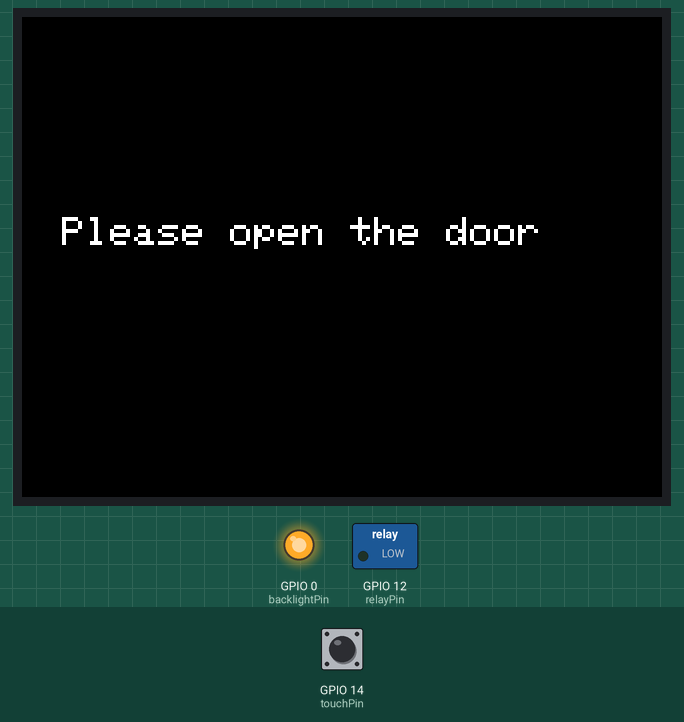
A sketch run on a simulated ESP32. On the bench: 320×240 colour display, switched loads named in the sketch (green lamp = pin HIGH), output pins drawn as LEDs (lit = HIGH). The inputs (shaded band) are chosen by the test bench; at power-on: GPIO 14 (touchPin) LOW.

Above: at 1.4 s.
1.5 s: GPIO 14 (touchPin) pulled HIGH for 0.15 s
At 2.2 s:
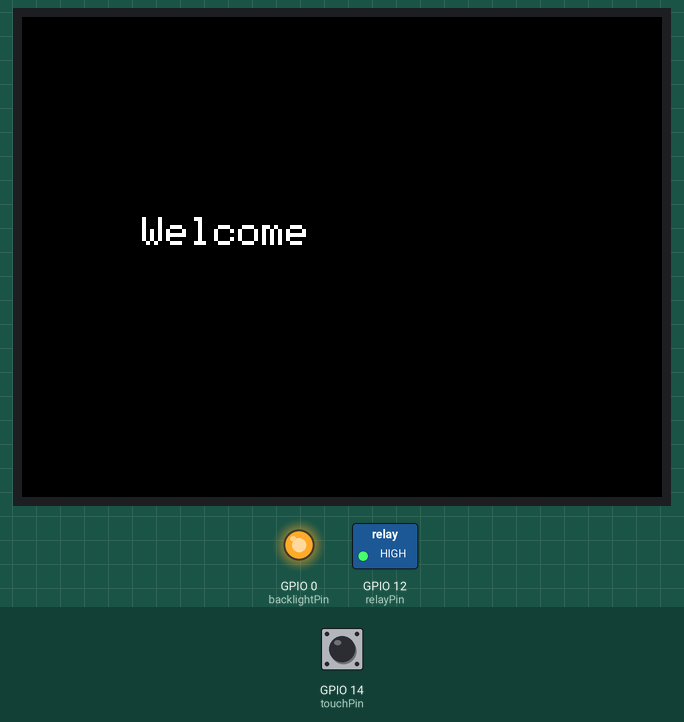
Timing chart, 0 to 13.1 s (numbered marks = the images above; inputs shaded):
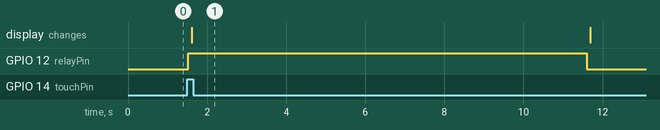

The sketch:

15._Polite_Automatic_Door.ino
```cpp
/*
  =========================================================
   Arduino + TFT Display + Touch Sensor + Relay Control
   Library Used:
     - LovyanGFX.hpp
  =========================================================

  FUNCTION:
  ---------------------------------------------------------
  - Displays message on TFT screen
  - Detects touch input
  - Activates relay (door open simulation)
  - Shows welcome message
  - Closes relay after delay

  APPLICATION:
  ---------------------------------------------------------
  Smart Door / Touch-Based Access System
*/

#include <LovyanGFX.hpp>          // TFT display control library

// ==========================
// CUSTOM LGFX DISPLAY CLASS
// ==========================
class LGFX : public lgfx::LGFX_Device {   // Inherit from display device

  lgfx::Panel_ST7789 _panel_instance;     // ST7789 display driver
  lgfx::Bus_SPI _bus_instance;            // SPI communication bus
  lgfx::Touch_FT5x06 _touch_instance;     // Touch controller

public:
  LGFX(void) {

    // ==========================
    // SPI CONFIGURATION
    // ==========================
    auto cfg = _bus_instance.config();    // Get default SPI config
    cfg.spi_host = 0;
    cfg.spi_mode = 0;
    cfg.freq_write = 80000000;            // Write frequency (80 MHz)
    cfg.freq_read = 16000000;             // Read frequency (16 MHz)
    cfg.pin_sclk = 6;
    cfg.pin_mosi = 7;
    cfg.pin_miso = -1;                    // Not used
    cfg.pin_dc = 16;
    _bus_instance.config(cfg);
    _panel_instance.setBus(&_bus_instance); // Attach SPI to panel

    // ==========================
    // DISPLAY PANEL CONFIG
    // ==========================
    auto panel_cfg = _panel_instance.config();
    panel_cfg.pin_cs = 17;
    panel_cfg.pin_rst = -1;
    panel_cfg.pin_busy = -1;
    panel_cfg.memory_width = 240;
    panel_cfg.memory_height = 320;
    panel_cfg.panel_width = 240;
    panel_cfg.panel_height = 320;
    panel_cfg.offset_x = 0;
    panel_cfg.offset_y = 0;
    panel_cfg.offset_rotation = 1;
    panel_cfg.dummy_read_pixel = 8;
    panel_cfg.dummy_read_bits = 1;
    panel_cfg.readable = false;
    panel_cfg.invert = true;
    panel_cfg.rgb_order = false;
    panel_cfg.dlen_16bit = false;
    panel_cfg.bus_shared = false;
    _panel_instance.config(panel_cfg);

    // ==========================
    // TOUCH CONFIGURATION
    // ==========================
    auto touch_cfg = _touch_instance.config();
    touch_cfg.x_min = 0;
    touch_cfg.x_max = 239;
    touch_cfg.y_min = 0;
    touch_cfg.y_max = 319;
    touch_cfg.pin_int = 25;
    touch_cfg.pin_rst = 24;
    touch_cfg.bus_shared = false;
    touch_cfg.offset_rotation = 0;
    touch_cfg.i2c_port = 0;
    touch_cfg.i2c_addr = 0x38;
    touch_cfg.pin_sda = 4;
    touch_cfg.pin_scl = 5;
    touch_cfg.freq = 400000;
    _touch_instance.config(touch_cfg);
    _panel_instance.setTouch(&_touch_instance); // Attach touch to display

    setPanel(&_panel_instance);           // Finalize display setup
  }
};

LGFX gfx;                                // Display object

// ==========================
// PIN DEFINITIONS
// ==========================
const int relayPin = 12;       // Relay control pin (door mechanism)
const int touchPin = 14;       // Touch sensor input pin
const int backlightPin = 0;    // TFT backlight control pin

void setup() {

  Serial.begin(115200);                     // Start serial communication

  // ==========================
  // DISPLAY INITIALIZATION
  // ==========================
  gfx.init();                               // Initialize display
  pinMode(backlightPin, OUTPUT);            // Set backlight pin as output
  digitalWrite(backlightPin, HIGH);         // Turn ON backlight

  // ==========================
  // PIN INITIALIZATION
  // ==========================
  pinMode(relayPin, OUTPUT);                // Set relay pin as output
  pinMode(touchPin, INPUT);                 // Set touch sensor as input
  digitalWrite(relayPin, LOW);              // Ensure relay is OFF initially

  // ==========================
  // INITIAL SCREEN MESSAGE
  // ==========================
  gfx.fillScreen(TFT_BLACK);                // Clear screen
  gfx.setTextColor(TFT_WHITE);              // Set text color
  gfx.setTextSize(2);                       // Set text size
  gfx.setCursor(20, 100);                   // Set cursor position
  gfx.print("Please open the door");        // Display message
}

void loop() {

  // ==========================
  // TOUCH DETECTION
  // ==========================
  if (digitalRead(touchPin)) {              // If touch sensor is triggered

    // --------------------------
    // DOOR OPEN (RELAY ON)
    // --------------------------
    digitalWrite(relayPin, HIGH);           // Activate relay (open door)

    gfx.fillScreen(TFT_BLACK);              // Clear screen
    gfx.setCursor(60, 100);                 // Set cursor position
    gfx.print("Welcome");                   // Display welcome message

    delay(10000);                           // Keep door open for 10 seconds

    // --------------------------
    // DOOR CLOSE (RELAY OFF)
    // --------------------------
    digitalWrite(relayPin, LOW);            // Deactivate relay (close door)

    gfx.fillScreen(TFT_BLACK);              // Clear screen
    gfx.setCursor(20, 100);                 // Set cursor position
    gfx.print("Please open the door");      // Reset message
  }

  delay(100);                               // Small delay for stability
}
```

Measured:
- after the input at 1.5 s, GPIO 12 (relayPin): LOW → HIGH at once, → LOW 10.1 s later; the display: changes after 0.11 s (image 1)
